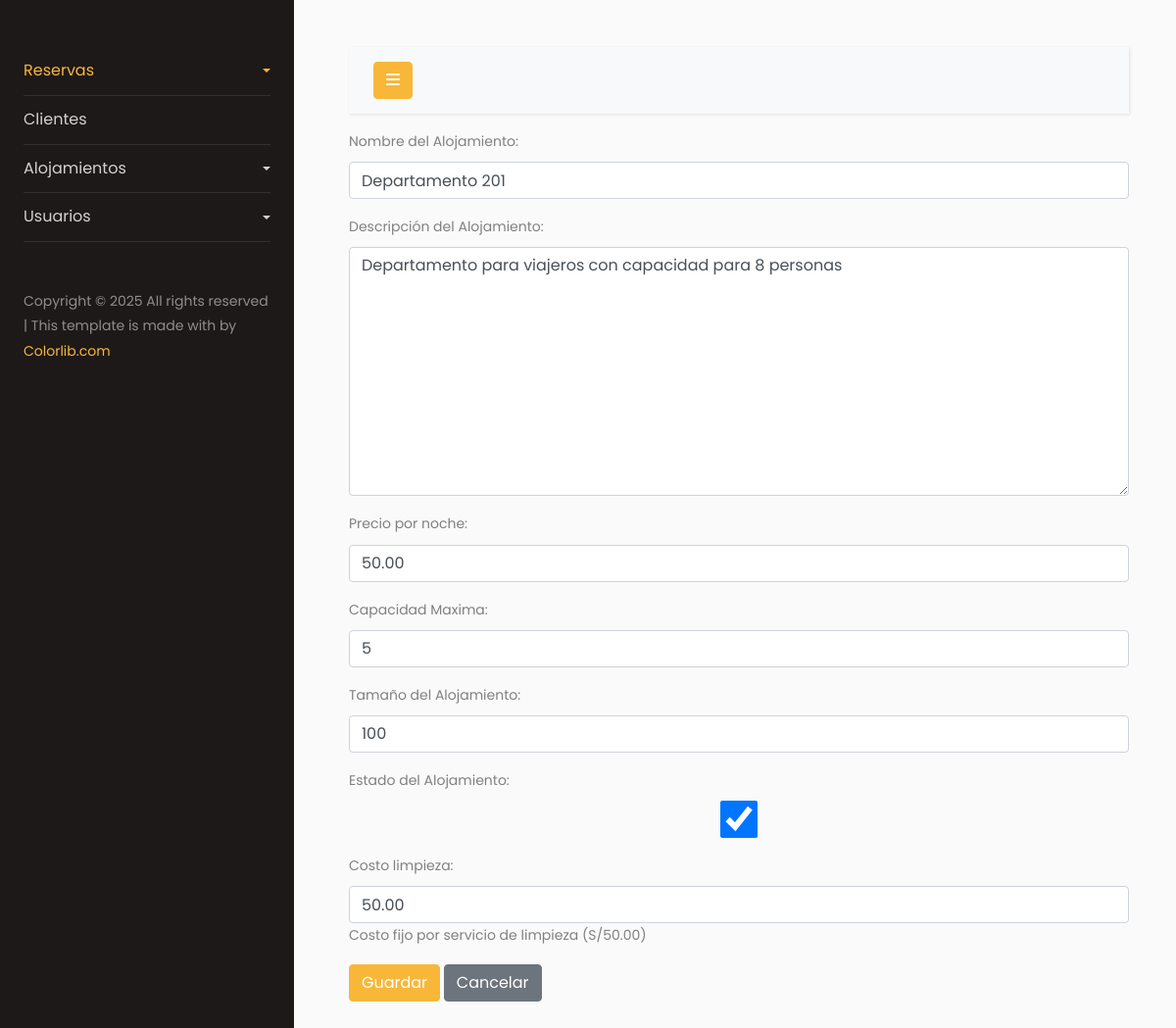
/alojamiento/departamentos/update/1, run on an earlier commit of the app's database.
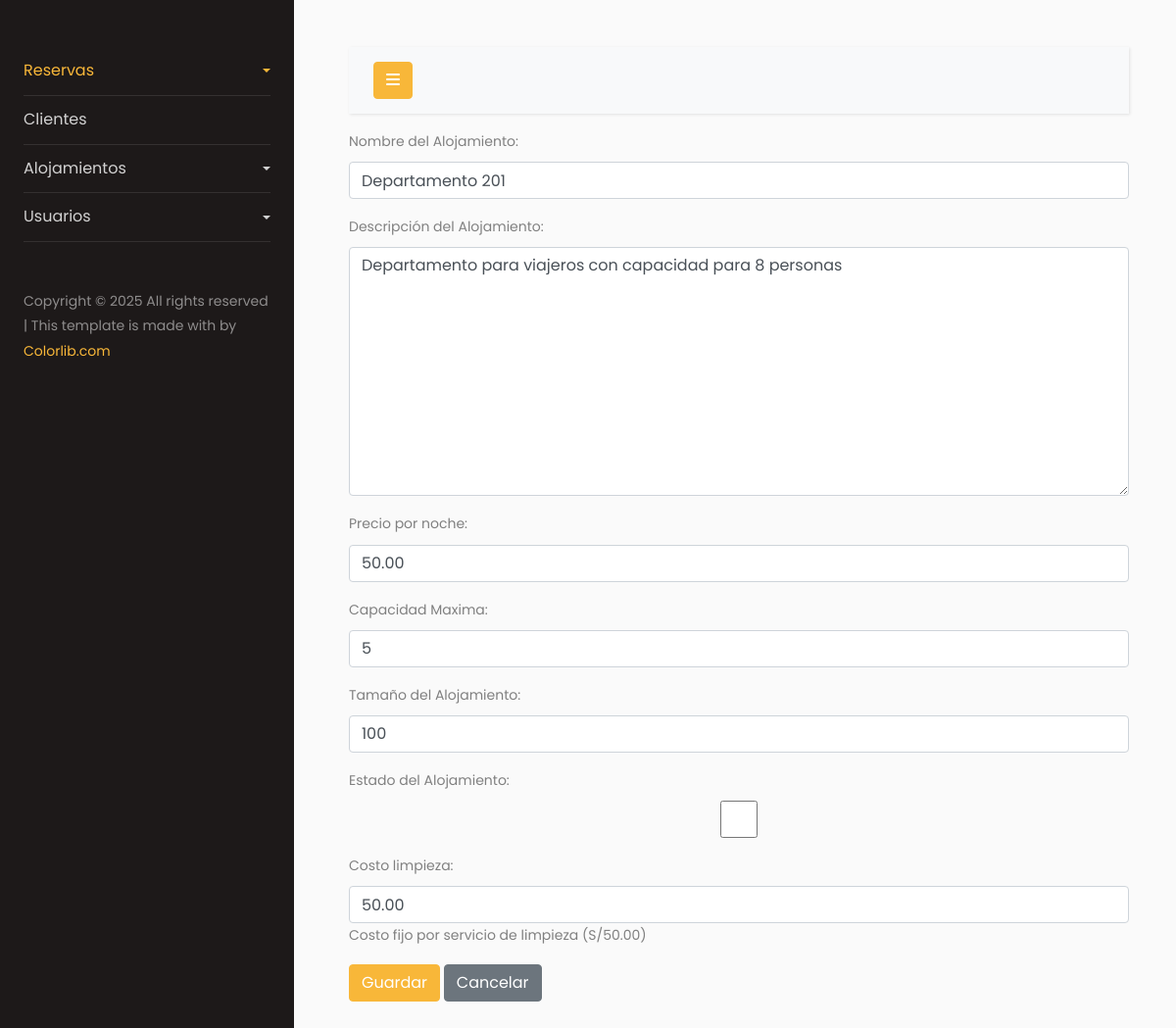
And on a later commit of the database.
### alojamiento/models.py (models this page shows, shortened)
class Alojamiento(models.Model):
    name_booking =  models.CharField(max_length=255, unique=True ,verbose_name='Nombre del Alojamiento')
    description_booking = models.TextField(max_length=255, verbose_name='Descripción del Alojamiento')
    price_night = models.DecimalField(max_digits=10, decimal_places=2 ,verbose_name='Precio por noche')
    capacity_booking = models.IntegerField(verbose_name='Capacidad Maxima')
    size_booking = models.CharField(max_length=50, verbose_name='Tamaño del Alojamiento')
    active_booking = models.BooleanField(default=True, verbose_name='Estado del Alojamiento')
    class Meta:
        abstract  = True

class Departamentos(Alojamiento):
    costo_limpieza = models.DecimalField(
        max_digits=10, decimal_places=2, default=50.00,
        help_text="Costo fijo por servicio de limpieza (S/50.00)"
    )
    class Meta:
        verbose_name = 'Departamento'
        verbose_name_plural  = 'Departamentos'
        db_table = 'Departamentos'

### alojamiento/views.py (the view)
# urls.py: path('departamentos/update/<int:pk>', UpdateDepartamentos.as_view(), name='update-departamento'),
class UpdateDepartamentos(UpdateView):
    model  = Departamentos
    form_class  = DepartamentosForm
    template_name = 'departamentos/index-departamentos-forms.html'
    success_url = reverse_lazy('alojamiento:index-departamento')

### alojamiento/forms.py
class DepartamentosForm(ModelForm):
    class Meta:
        model = Departamentos
        fields = '__all__'
    def __init__(self, *args, **kwargs):
        super().__init__(*args, **kwargs)
        for field_a, field_b in self.fields.items():
            field_b.widget.attrs['class'] = 'form-control'

### alojamiento/templates/departamentos/index-departamentos-forms.html (shortened to what this page needs)
{% extends 'index-intranet.html' %}
{% block content %}
<form action="" method="post">
    {{ form.as_p }}
    <button class="btn btn-primary" type="submit">Guardar</button>
    <a href="{% url 'alojamiento:index-departamento' %}" class="btn btn-secondary">Cancelar</a>
</form>
{% endblock %}

What changed in the data, as far as the page shows it:
changed Departamentos "Departamento 201": active_booking "☑" → "☐"
